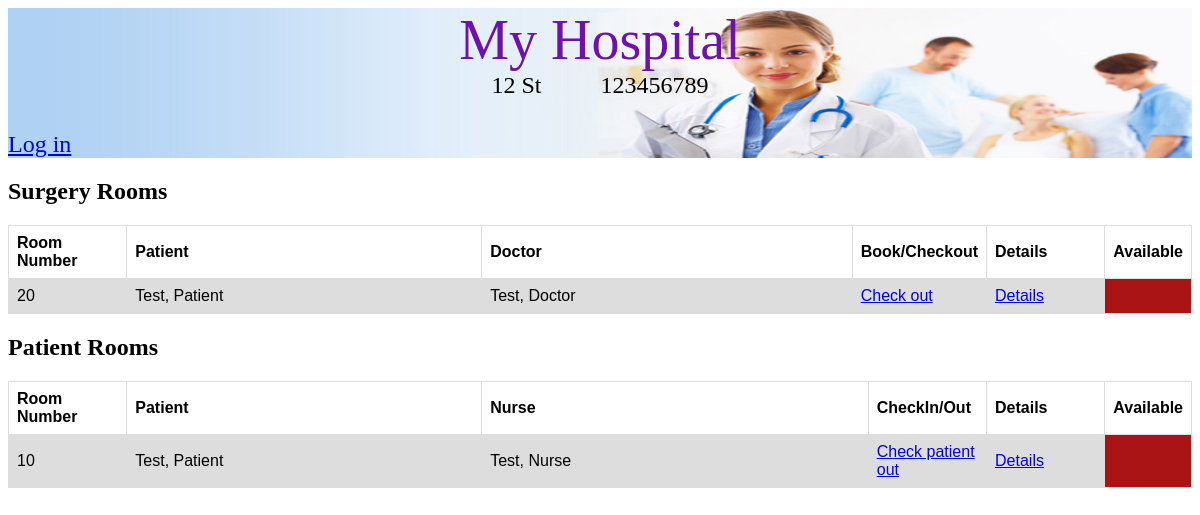
The app's page /rooms/, older data.
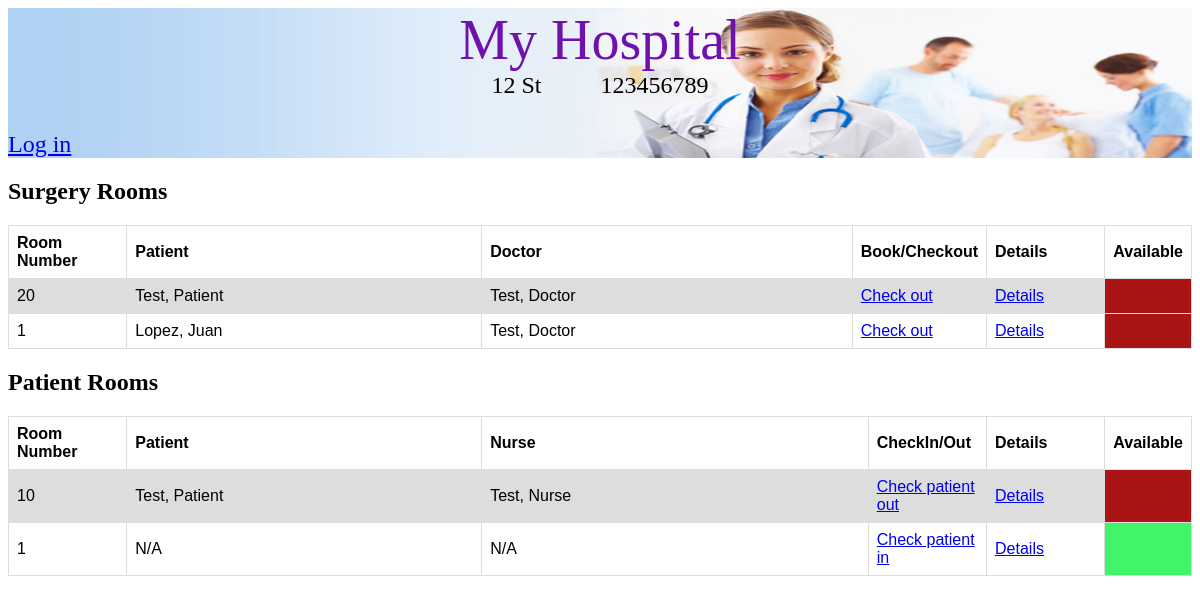
The same page, newer data.
### hospital/models.py (models this page shows, shortened)
class Room(models.Model):
    room_number = models.BigIntegerField(unique=True)
    is_occupied = models.BooleanField(default='0')
    class Meta:
        abstract = True

class SurgeryRoom(Room):
    equipment = models.ManyToManyField(Equipment, blank=True, null=True)
    surgery = models.ForeignKey(Surgery, on_delete=models.CASCADE, related_name='surgery', null=True)

class PatientRoom(Room):
    price = models.DecimalField(default=0.0, decimal_places=2, max_digits=100)
    patient = models.ForeignKey(Patient, on_delete=models.CASCADE, related_name='patient', null=True)
    nurse = models.ForeignKey(Nurses, on_delete=models.CASCADE, related_name='nurse', null=True)

### Surgery_Details/models.py (models this page shows, shortened)
class Surgery(models.Model):
    surgery_description = models.TextField()
    start_time = models.DateTimeField(blank=True, null=True)
    duration = models.PositiveIntegerField()
    surgery_price = models.FloatField()
    doctor_incharge = models.ForeignKey(Doctors, null=True, related_name = 'surgery', on_delete=models.CASCADE)
    nurse_incharge = models.ForeignKey(Nurses, null=True, related_name = 'surgery', on_delete=models.CASCADE)
    patient = models.ForeignKey(Patient, null=True, related_name = 'surgery', on_delete=models.CASCADE)

### Person/models.py (models this page shows, shortened)
class Persons(models.Model):
    firstName = models.CharField(max_length=200)
    lastName = models.CharField(max_length=200)
    address = models.CharField(max_length=200)
    phoneNumber = models.CharField(max_length=200)
    social = models.CharField(max_length=200)
    class Meta:
        abstract = True

class Patient(Persons):
    symptoms = models.CharField(max_length=200, default='', blank=True)
    allergies = models.CharField(max_length=200, default='', blank=True)
    currentMeds = models.CharField(max_length=200, default='', blank=True)
    docName = models.ForeignKey(Doctors, on_delete=models.CASCADE, default='1')

class Employee(Persons):
    shift = models.CharField(max_length=200, default='', blank=True)
    jobDesc = models.CharField(max_length=200, default='', blank=True)
    salary = models.DecimalField(max_digits=7, decimal_places=0, default=Decimal('0.00'))
    class Meta:
        abstract=True

class Doctors(Employee):
    specialty = models.CharField(max_length=200, default='', blank=True)

class Nurses(Employee):
    specialty = models.CharField(max_length=200, default='', blank=True)

### hospital/views.py (the view)
# urls.py: url(r'^rooms/$', views.rooms_list, name='rooms'),
def rooms_list(request):
    hospital = get_object_or_404(Hospital, id=1)
    patient_rooms = hospital.patient_rooms.all()
    surgery_rooms = hospital.surgery_rooms.all()
    return render(request, 'hospital/list_all_rooms.html',
                  {'surgery_rooms': surgery_rooms, 'patient_rooms': patient_rooms, 'hospital': hospital})

### hospital/templates/hospital/list_all_rooms.html
{% extends "hospital/base.html" %}
{% block header %}
    <div class="container_header">
        {% if hospital is not None %}
            <div class="container_hospital_info">
                <div class="hospital_title"><a class="hospital_title_text" href="{% url 'hospital:home' %}">{{ hospital.name }}</a></div>
                <div class="hospital_info">
                    <div>{{ hospital.address }}</div>
                    <div class="padding"></div>
                    <div>{{ hospital.phone_number }}</div>
                </div>
            </div>
        {% else %}
            <a href="/" class="logo">My Hospital</a>
        {% endif %}
        <div class="container_user_info">
            {% if user.is_authenticated %}
                <div class="user_name_info">Hello, {{user.username}}</div>
                <div><a class="log_out" href="{% url 'accounts:logout' %}">Log out</a></div>
            {% else %}
                <a href="{% url 'accounts:login' %}">Log in</a>
            {% endif %}
        </div>
    </div>
{% endblock %}
{% block content %}
    <h2 class="title_rooms">Surgery Rooms</h2>
        <table>
            <tr>
                <th class="room_number_table_header">Room Number</th>
                <th class="patient_name_table_header">Patient</th>
                <th>Doctor</th>
                <th class="check_inout_table_header">Book/Checkout</th>
                <th class="room_details_table_header">Details</th>
                <th>Available</th>
            </tr>
        {% for sr in surgery_rooms %}
            <tr class="table_surgery_room">
                <td>{{sr.room_number}}</td>
                {% if not sr.is_occupied %}
                    <td>N/A</td>
                    <td>N/A</td>
                    <td><a href="{% url 'hospital:book_surgery' sr.id %}">Book Surgery</a></td>
                    <td><a href="{% url 'hospital:rooms_surgery_details' sr.id %}">Details</a></td>
                    <td class="table_row_available"></td>
                {% else %}
                    <td>{{sr.surgery.patient.lastName}}, {{sr.surgery.patient.firstName}}</td>
                    <td>{{sr.surgery.doctor_incharge.lastName}}, {{sr.surgery.doctor_incharge.firstName}}</td>
                    <td><a href="{% url 'hospital:check_out_surgery' sr.id %}">Check out</a></td>
                    <td><a href="{% url 'hospital:rooms_surgery_details' sr.id %}">Details</a></td>
                    <td class="table_row_not_available"></td>
                {% endif %}
            </tr>
        {% endfor %}
        </table>
    <h2 class="title_rooms">Patient Rooms</h2>
        <table>
            <tr>
                <th class="room_number_table_header">Room Number</th>
                <th class="patient_name_table_header">Patient</th>
                <th>Nurse</th>
                <th class="check_inout_table_header">CheckIn/Out</th>
                <th class="room_details_table_header">Details</th>
                <th>Available</th>
            </tr>
        {% for room in patient_rooms %}
            <tr class="table_surgery_room">
                <td>{{room.room_number}}</td>
                {% if not room.is_occupied %}
                    <td>N/A</td>
                    <td>N/A</td>
                    <td><a href="{% url 'hospital:patient_check_in' room.id %}">Check patient in</a></td>
                    <td><a href="{% url 'hospital:rooms_patient_details' room.id %}">Details</a></td>
                    <td class="table_row_available"></td>
                {% else %}
                    <td>{{room.patient.lastName}}, {{room.patient.firstName}}</td>
                    <td>{{room.nurse.lastName}}, {{room.nurse.firstName}}</td>
                    <td><a href="{% url 'hospital:patient_check_out' room.id %}">Check patient out</a></td>
                    <td><a href="{% url 'hospital:rooms_patient_details' room.id %}">Details</a></td>
                    <td class="table_row_not_available"></td>
                {% endif %}
            </tr>
        {% endfor %}
        </table>
{% endblock %}

Row changes from the older to the newer data that the page shows:
added SurgeryRoom: room_number "1", surgery.patient.lastName "Lopez", surgery.patient.firstName "Juan", surgery.doctor_incharge.lastName "Test", surgery.doctor_incharge.firstName "Doctor"
added PatientRoom: room_number "1", is_occupied "N/A"
